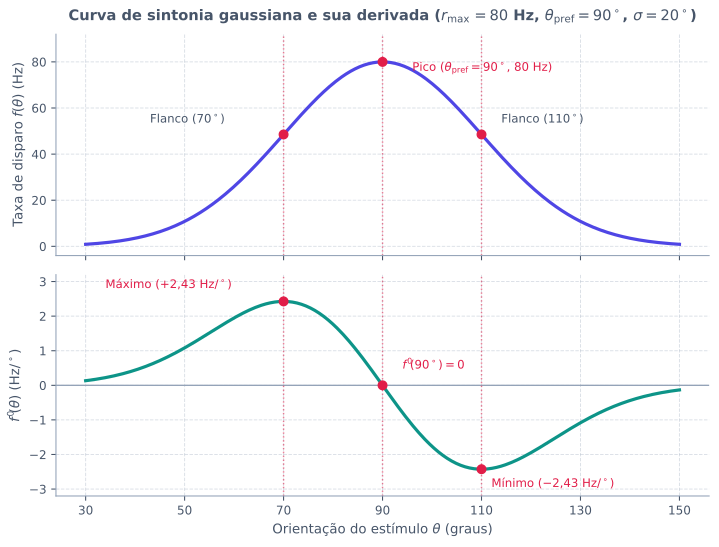

Reproduce this figure in Python.
from pathlib import Path

import matplotlib.pyplot as plt
import numpy as np

plt.rcParams["svg.fonttype"] = "none"


def main() -> None:
    r_max = 80.0
    theta_pref = 90.0
    sigma = 20.0

    theta = np.linspace(30.0, 150.0, 400)
    f_theta = r_max * np.exp(-((theta - theta_pref) ** 2) / (2.0 * (sigma ** 2)))
    df_theta = -((theta - theta_pref) / (sigma ** 2)) * f_theta

    t_flanco_esq = theta_pref - sigma  # 70 graus
    t_flanco_dir = theta_pref + sigma  # 110 graus
    f_flanco = r_max * np.exp(-0.5)
    df_flanco_esq = (sigma / (sigma ** 2)) * f_flanco
    df_flanco_dir = -df_flanco_esq

    cor_texto = "#475569"
    cor_grade = "#94A3B8"
    cor_curva = "#4F46E5"
    cor_deriv = "#0D9488"
    cor_destaque = "#E11D48"

    fig, (ax_top, ax_bot) = plt.subplots(2, 1, figsize=(7.6, 5.8), sharex=True)
    fig.patch.set_alpha(0.0)

    # Painel superior: curva de sintonia f(theta)
    ax_top.plot(theta, f_theta, color=cor_curva, linewidth=2.4, label="$f(\\theta)$")
    ax_top.scatter(
        [t_flanco_esq, theta_pref, t_flanco_dir],
        [f_flanco, r_max, f_flanco],
        color=cor_destaque,
        s=42,
        zorder=5,
    )
    ax_top.annotate(
        "Pico ($\\theta_{\\mathrm{pref}} = 90^\\circ$, 80 Hz)",
        xy=(theta_pref, r_max),
        xytext=(theta_pref + 6.0, r_max - 4.0),
        fontsize=8.8,
        color=cor_destaque,
    )
    ax_top.annotate(
        "Flanco ($70^\\circ$)",
        xy=(t_flanco_esq, f_flanco),
        xytext=(43.0, f_flanco + 5.0),
        fontsize=8.8,
        color=cor_texto,
    )
    ax_top.annotate(
        "Flanco ($110^\\circ$)",
        xy=(t_flanco_dir, f_flanco),
        xytext=(114.0, f_flanco + 5.0),
        fontsize=8.8,
        color=cor_texto,
    )
    ax_top.set_ylabel("Taxa de disparo $f(\\theta)$ (Hz)", fontsize=10, color=cor_texto)
    ax_top.set_ylim(-4.0, 92.0)
    ax_top.set_title(
        "Curva de sintonia gaussiana e sua derivada ($r_{\\max} = 80$ Hz, $\\theta_{\\mathrm{pref}} = 90^\\circ$, $\\sigma = 20^\\circ$)",
        fontsize=11,
        fontweight="bold",
        color=cor_texto,
        pad=10,
    )

    # Painel inferior: derivada f'(theta)
    ax_bot.axhline(0.0, color=cor_grade, linewidth=1.0, linestyle="-")
    ax_bot.plot(theta, df_theta, color=cor_deriv, linewidth=2.4, label="$f'(\\theta)$")
    ax_bot.scatter(
        [t_flanco_esq, theta_pref, t_flanco_dir],
        [df_flanco_esq, 0.0, df_flanco_dir],
        color=cor_destaque,
        s=42,
        zorder=5,
    )
    ax_bot.annotate(
        "$f'(90^\\circ) = 0$",
        xy=(theta_pref, 0.0),
        xytext=(theta_pref + 4.0, 0.45),
        fontsize=8.8,
        color=cor_destaque,
    )
    ax_bot.annotate(
        "Máximo ($+2{,}43$ Hz/$^\\circ$)",
        xy=(t_flanco_esq, df_flanco_esq),
        xytext=(34.0, df_flanco_esq + 0.35),
        fontsize=8.8,
        color=cor_destaque,
    )
    ax_bot.annotate(
        "Mínimo ($-2{,}43$ Hz/$^\\circ$)",
        xy=(t_flanco_dir, df_flanco_dir),
        xytext=(112.0, df_flanco_dir - 0.55),
        fontsize=8.8,
        color=cor_destaque,
    )
    ax_bot.set_xlabel("Orientação do estímulo $\\theta$ (graus)", fontsize=10, color=cor_texto)
    ax_bot.set_ylabel("$f'(\\theta)$ (Hz/$^\\circ$)", fontsize=10, color=cor_texto)
    ax_bot.set_ylim(-3.2, 3.2)
    ax_bot.set_xticks([30, 50, 70, 90, 110, 130, 150])

    for ax in (ax_top, ax_bot):
        ax.patch.set_alpha(0.0)
        for pos in (t_flanco_esq, theta_pref, t_flanco_dir):
            ax.axvline(pos, color=cor_destaque, linestyle=":", linewidth=1.1, alpha=0.55)
        ax.grid(True, linestyle="--", linewidth=0.7, alpha=0.35, color=cor_grade)
        ax.spines["top"].set_visible(False)
        ax.spines["right"].set_visible(False)
        ax.spines["left"].set_color(cor_grade)
        ax.spines["bottom"].set_color(cor_grade)
        ax.tick_params(colors=cor_texto, labelsize=9)

    fig.tight_layout()
    destino = Path(__file__).resolve().parent / "sintonia-derivada.svg"
    fig.savefig(destino, format="svg", transparent=True, bbox_inches="tight")
    plt.close(fig)


if __name__ == "__main__":
    main()
